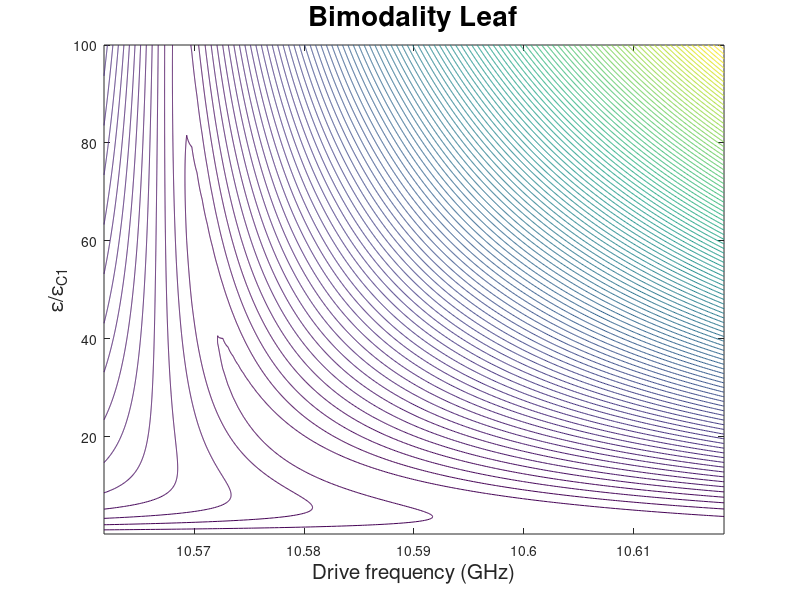

Reproduce this figure in MATLAB.
clear all; close all;

g=0.3347; delta=8.1831-10.5665; kappa=0.0024; Sigma_z=-1; Omega_c=10.5665;
rr=-0.1:0.01:1.1;
chi0=g.^2./abs(delta);

Omega_d=Omega_c+rr.*chi0;
xiC1= (abs(delta)*kappa)^(3/2)/(3^(3/4)*g^2);
AA=0.1:0.1:100;
[Omega_d,A]=meshgrid(Omega_d,AA);

chi=Sigma_z.*g.^2./(sqrt(2.*g.^2.*(A.^2 + Sigma_z) + delta.^2));
%xi=(A.^2).*((Omega_d.^2 - (Omega_c - chi).^2).^2 + kappa.^2.*Omega_d.^2);
xi=(1/Omega_c)*A.*sqrt((Omega_d.^2 - (Omega_c - chi).^2).^2 + kappa.^2.*Omega_d.^2);
%xi_Duff=(A.*sqrt(((Omega_c-(Sigma_z.*g.^2)./(abs(delta).*(1.0./delta.^2.*g.^2.*(Sigma_z+A.^2)+1.0))).^2-Omega_d.^2).^2+Omega_d.^2.*kappa.^2))./Omega_c;

dxidA=sqrt(((Omega_c-Sigma_z.*g.^2.*1.0./sqrt(g.^2.*(Sigma_z+A.^2).*2.0+delta.^2)).^2-Omega_d.^2).^2+Omega_d.^2.*kappa.^2)./Omega_c+(A.^2.*Sigma_z.*g.^4.*(Omega_c-Sigma_z.*g.^2.*1.0./sqrt(g.^2.*(Sigma_z+A.^2).*2.0+delta.^2)).*1.0./sqrt(((Omega_c-Sigma_z.*g.^2.*1.0./sqrt(g.^2.*(Sigma_z+A.^2).*2.0+delta.^2)).^2-Omega_d.^2).^2+Omega_d.^2.*kappa.^2).*1.0./(g.^2.*(Sigma_z+A.^2).*2.0+delta.^2).^(3.0./2.0).*((Omega_c-Sigma_z.*g.^2.*1.0./sqrt(g.^2.*(Sigma_z+A.^2).*2.0+delta.^2)).^2-Omega_d.^2).*4.0)./Omega_c;

%dxidA_Duff=sqrt(((Omega_c-(Sigma_z.*g.^2)./(abs(delta).*(1.0./delta.^2.*g.^2.*(Sigma_z+A.^2)+1.0))).^2-Omega_d.^2).^2+Omega_d.^2.*kappa.^2)./Omega_c+(A.^2.*Sigma_z.*1.0./abs(delta).^3.*g.^4.*1.0./sqrt(((Omega_c-(Sigma_z.*g.^2)./(abs(delta).*(1.0./delta.^2.*g.^2.*(Sigma_z+A.^2)+1.0))).^2-Omega_d.^2).^2+Omega_d.^2.*kappa.^2).*1.0./(1.0./delta.^2.*g.^2.*(Sigma_z+A.^2)+1.0).^2.*((Omega_c-(Sigma_z.*g.^2)./(abs(delta).*(1.0./delta.^2.*g.^2.*(Sigma_z+A.^2)+1.0))).^2-Omega_d.^2).*(Omega_c-(Sigma_z.*g.^2)./(abs(delta).*(1.0./delta.^2.*g.^2.*(Sigma_z+A.^2)+1.0))).*4.0)./Omega_c;


%dxidA_C2=sqrt(Omega_d.^2.*kappa.^2+((Omega_c-(sqrt(2.0).*Sigma_z.*g.*(1.0./2.0))./A).^2-Omega_d.^2).^2)./Omega_c+(sqrt(2.0).*Sigma_z.*g.*1.0./sqrt(Omega_d.^2.*kappa.^2+((Omega_c-(sqrt(2.0).*Sigma_z.*g.*(1.0./2.0))./A).^2-Omega_d.^2).^2).*((Omega_c-(sqrt(2.0).*Sigma_z.*g.*(1.0./2.0))./A).^2-Omega_d.^2).*(Omega_c-(sqrt(2.0).*Sigma_z.*g.*(1.0./2.0))./A))./(A.*Omega_c);

%dxi2dA2=(A.^3.*Sigma_z.^2.*g.^8.*(Omega_c-Sigma_z.*g.^2.*1.0./sqrt(g.^2.*(Sigma_z+A.^2).*2.0+delta.^2)).^2.*1.0./sqrt(((Omega_c-Sigma_z.*g.^2.*1.0./sqrt(g.^2.*(Sigma_z+A.^2).*2.0+delta.^2)).^2-Omega_d.^2).^2+Omega_d.^2.*kappa.^2).*1.0./(g.^2.*(Sigma_z+A.^2).*2.0+delta.^2).^3.*1.6e1)./Omega_c+(A.^3.*Sigma_z.^2.*g.^8.*1.0./sqrt(((Omega_c-Sigma_z.*g.^2.*1.0./sqrt(g.^2.*(Sigma_z+A.^2).*2.0+delta.^2)).^2-Omega_d.^2).^2+Omega_d.^2.*kappa.^2).*1.0./(g.^2.*(Sigma_z+A.^2).*2.0+delta.^2).^3.*((Omega_c-Sigma_z.*g.^2.*1.0./sqrt(g.^2.*(Sigma_z+A.^2).*2.0+delta.^2)).^2-Omega_d.^2).*8.0)./Omega_c+(A.*Sigma_z.*g.^4.*(Omega_c-Sigma_z.*g.^2.*1.0./sqrt(g.^2.*(Sigma_z+A.^2).*2.0+delta.^2)).*1.0./sqrt(((Omega_c-Sigma_z.*g.^2.*1.0./sqrt(g.^2.*(Sigma_z+A.^2).*2.0+delta.^2)).^2-Omega_d.^2).^2+Omega_d.^2.*kappa.^2).*1.0./(g.^2.*(Sigma_z+A.^2).*2.0+delta.^2).^(3.0./2.0).*((Omega_c-Sigma_z.*g.^2.*1.0./sqrt(g.^2.*(Sigma_z+A.^2).*2.0+delta.^2)).^2-Omega_d.^2).*1.2e1)./Omega_c-(A.^3.*Sigma_z.*g.^6.*(Omega_c-Sigma_z.*g.^2.*1.0./sqrt(g.^2.*(Sigma_z+A.^2).*2.0+delta.^2)).*1.0./sqrt(((Omega_c-Sigma_z.*g.^2.*1.0./sqrt(g.^2.*(Sigma_z+A.^2).*2.0+delta.^2)).^2-Omega_d.^2).^2+Omega_d.^2.*kappa.^2).*1.0./(g.^2.*(Sigma_z+A.^2).*2.0+delta.^2).^(5.0./2.0).*((Omega_c-Sigma_z.*g.^2.*1.0./sqrt(g.^2.*(Sigma_z+A.^2).*2.0+delta.^2)).^2-Omega_d.^2).*2.4e1)./Omega_c-(A.^3.*Sigma_z.^2.*g.^8.*(Omega_c-Sigma_z.*g.^2.*1.0./sqrt(g.^2.*(Sigma_z+A.^2).*2.0+delta.^2)).^2.*1.0./(((Omega_c-Sigma_z.*g.^2.*1.0./sqrt(g.^2.*(Sigma_z+A.^2).*2.0+delta.^2)).^2-Omega_d.^2).^2+Omega_d.^2.*kappa.^2).^(3.0./2.0).*1.0./(g.^2.*(Sigma_z+A.^2).*2.0+delta.^2).^3.*((Omega_c-Sigma_z.*g.^2.*1.0./sqrt(g.^2.*(Sigma_z+A.^2).*2.0+delta.^2)).^2-Omega_d.^2).^2.*1.6e1)./Omega_c;

figure; contour(Omega_d,A,xi,100);
% figure; mesh(Omega_d,xi,A);
v=[0,0];
% figure;contour(Omega_d,xi/xiC1,dxidA, v, 'b'); set(gca,'yscale','log');
xlabel('Drive frequency (GHz)','FontSize',15); ylabel('\epsilon/\epsilon_{C1}', 'FontSize',15); title('Bimodality Leaf','FontSize',20);
%contour(Omega_d,A,dxi2dA2, v, 'b');set(gca,'yscale','log'); hold off;
%ylim([1.1 0.7*10^2]);
